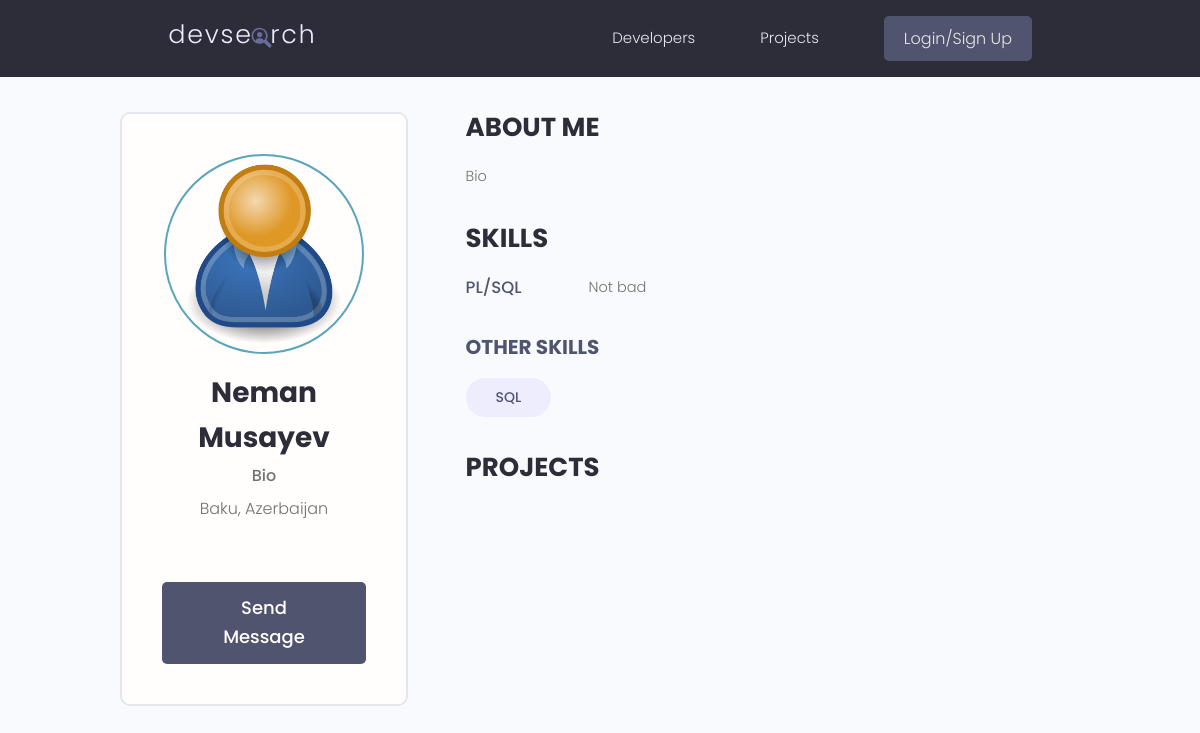
The app's page /profile/e03ac8223a6b4117a289b3d805f17b8b, older data.
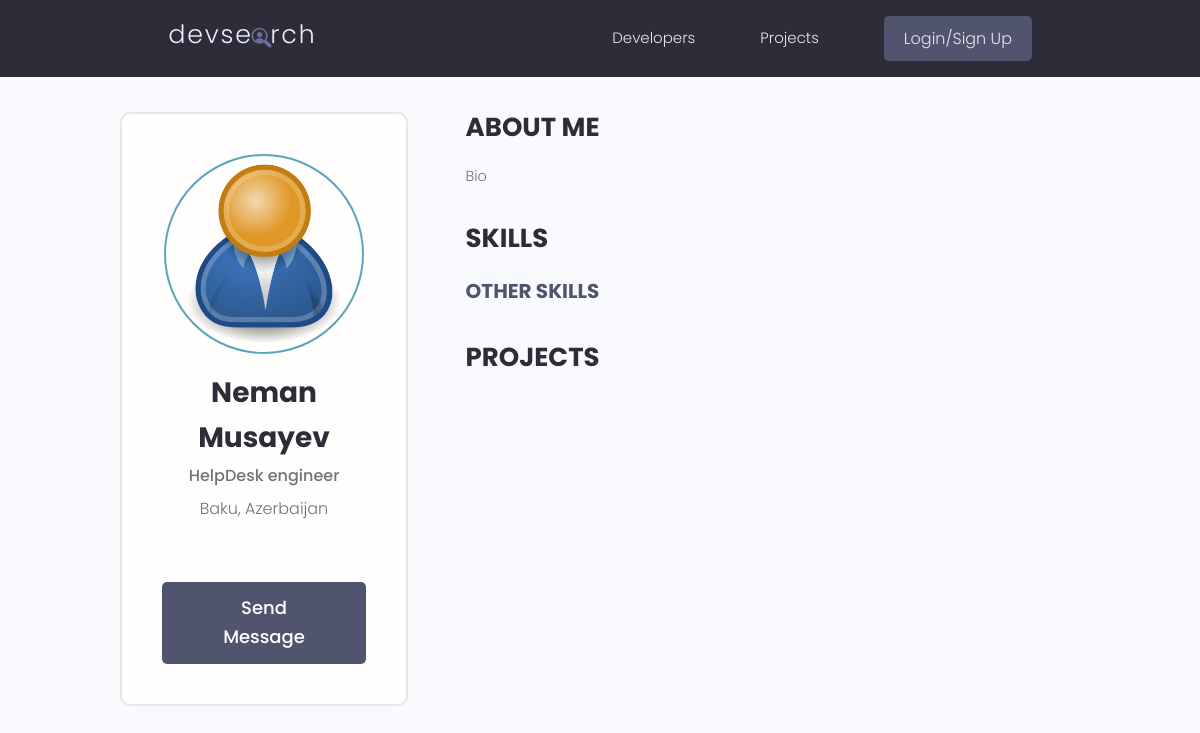
The same page, newer data.
### users/models.py (models this page shows, shortened)
class Profile(models.Model):
    user = models.OneToOneField(User, on_delete=models.CASCADE, null=True, blank=True)
    name = models.CharField(max_length=150, null=True, blank=True)
    email = models.EmailField(max_length=150, null=True, blank=True)
    username = models.CharField(max_length=150, null=True, blank=True)
    location = models.CharField(max_length=150, null=True, blank=True)
    short_intro = models.CharField(max_length=200, null=True, blank=True)
    bio = models.TextField(null=True, blank=True)
    profile_image = models.ImageField(null=True, blank=True, upload_to='profiles/', default="profiles/users-default.png")
    social_github = models.CharField(max_length=150, null=True, blank=True)
    social_stackoverflow = models.CharField(max_length=150, null=True, blank=True)
    social_linkedin = models.CharField(max_length=150, null=True, blank=True)
    social_youtube = models.CharField(max_length=150, null=True, blank=True)
    social_medium = models.CharField(max_length=150, null=True, blank=True)
    created = models.DateTimeField(auto_now_add=True, null=True, blank=True)
    id = models.UUIDField(default=uuid.uuid4, unique=True, primary_key=True, editable=False)
    class Meta:
        ordering =['created']
    @property
    def profileImageURL(self):
        try:
            url = self.profile_image.url
        except:
            url = ''
        return url

class Skill(models.Model):
    owner = models.ForeignKey(Profile, on_delete=models.CASCADE, null=True, blank=True)
    name = models.CharField(max_length=150, null=True, blank=True)
    description = models.TextField(null=True, blank=True)
    created = models.DateTimeField(auto_now_add=True, null=True, blank=True)
    id = models.UUIDField(default=uuid.uuid4, unique=True, primary_key=True, editable=False)

### users/views.py (the view)
# urls.py: path('profile/<str:pk>', views.userProfile, name="user-profile"),
def userProfile(request,pk):
    profile = Profile.objects.get(id=pk)
    topSkills = profile.skill_set.exclude(description__exact="")
    otherSkills = profile.skill_set.filter(description="")
    context = {'profile':profile, 'topSkills':topSkills, 'otherSkills':otherSkills}
    return render(request, 'users/user-profile.html', context)

### users/templates/users/user-profile.html (shortened to what this page needs)
{% extends 'main.html' %}
{% block content %}
<main class="profile my-md">
    <div class="container">
        <div class="layout">
            <div class="column column--1of3">
                <div class="card text-center">
                    <div class="card__body dev">
                        <img class="avatar avatar--xl" src="{{profile.profileImageURL}}" />
                        <h2 class="dev__name">{{profile.name}}</h2>
                        <p class="dev__title">{{profile.short_intro}}</p>
                        <p class="dev__location">{{profile.location}}</p>
                        {% if request.user.profile.id != profile.id %}
                            <a href="{% url 'create-message' profile.id %}" class="btn btn--sub btn--lg">Send Message </a>
                        {% endif %}
                    </div>
                </div>
            </div>
            <div class="column column--2of3">
                <div class="devInfo">
                    <h3 class="devInfo__title">About Me</h3>
                    <p class="devInfo__about">
                       {{profile.bio}}
                    </p>
                </div>
                <div class="devInfo">
                    <h3 class="devInfo__title">Skills</h3>
                    <div class="devInfo__skills">
                        {% for skill in topSkills %}
                        <div class="devSkill">
                            <h4 class="devSkill__title">{{skill.name}}</h4>
                            <p class="devSkill__info">
                                {{skill.description}}
                            </p>
                        </div>
                        {% endfor %}
                        <h3 class="devInfo__subtitle">Other Skills</h3>
                        <div class="devInfo__otherSkills">
                            {% for skill in otherSkills %}
                            <span class="tag tag--pill tag--sub tag--lg">
                                <small>{{skill.name}}</small>
                            </span>
                            {% endfor %}
                        </div>
                    </div>
                </div>
                <div class="devInfo">
                    <h3 class="devInfo__title">Projects</h3>
                </div>
            </div>
        </div>
    </div>
</main>
{% endblock content %}

Row changes from the older to the newer data that the page shows:
removed Skill: name "PL/SQL", description "Not bad", shown under "SKILLS"
removed Skill: name "SQL", shown under "OTHER SKILLS"
changed Profile "Neman Musayev": short_intro "Bio" → "HelpDesk engineer"
